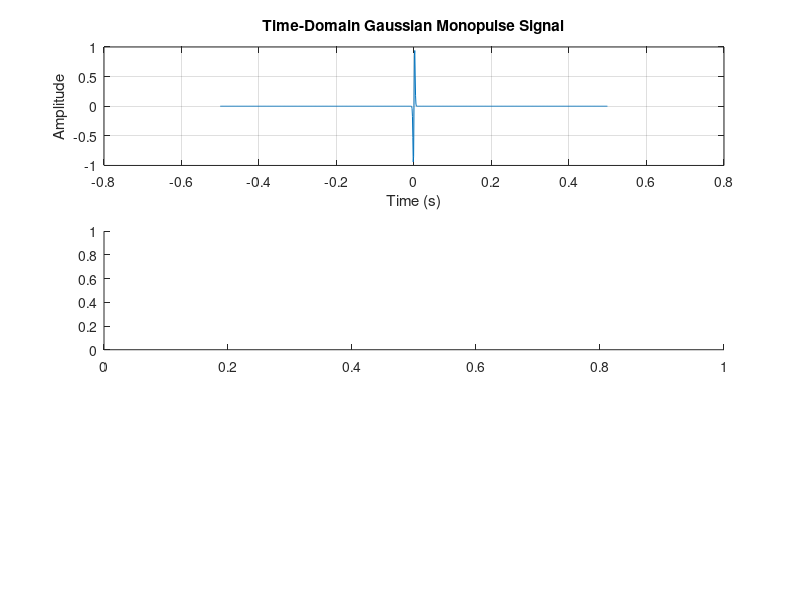

Reproduce this figure in MATLAB. (Note: this script raises an error after producing the figure.)
% Parameters
Fs = 1000;          % Sampling frequency (Hz)
T = 1;              % Duration (seconds)
t = -T/2:1/Fs:T/2-1/Fs;  % Time vector centered at 0
f0 = 100;           % Reference frequency for scaling (Hz)

% Generate Gaussian monopulse signal using gmonopuls function
x = gmonopuls(t, f0); % Gaussian monopulse with center frequency f0

% Create single figure with subplots
figure;

% Subplot 1: Time-domain signal (Gaussian Monopulse)
subplot(3, 1, 1);
plot(t, x);
title('Time-Domain Gaussian Monopulse Signal');
xlabel('Time (s)');
ylabel('Amplitude');
grid on;

% Subplot 2: Spectrogram (Gaussian Monopulse)
subplot(3, 1, 2);
spectrogram(x, 256, 240, 256, Fs, 'xaxis');
title('Spectrogram of Gaussian Monopulse Signal');
colormap('jet');
colorbar;

% Subplot 3: Shifted FFT (Gaussian Monopulse)
N = length(x);
X = fft(x);
X_shifted = fftshift(X);
freq = (-N/2:N/2-1)*(Fs/N);
subplot(3, 1, 3);
plot(freq, abs(X_shifted));
title('Shifted FFT of Gaussian Monopulse Signal');
xlabel('Frequency (Hz)');
ylabel('Magnitude');
grid on;
xlim([-500, 500]); % Zoom for clarity

% Adjust layout for better spacing
sgtitle('Gaussian Monopulse Signal Analysis');
set(gcf, 'Position', [100, 100, 800, 800]); % Adjust figure size

% Save figure
saveas(gcf, 'imgs/signal_gmonopuls.png');